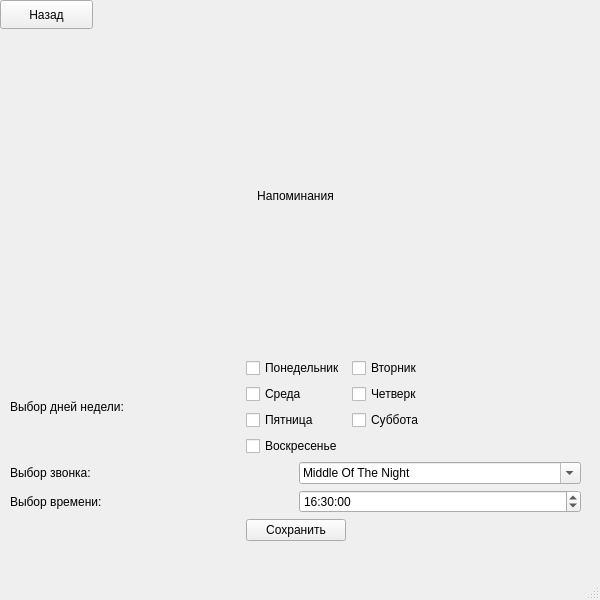
<?xml version="1.0" encoding="UTF-8"?>
<ui version="4.0">
 <class>napominanie</class>
 <widget class="QMainWindow" name="napominanie">
  <property name="geometry">
   <rect>
    <x>0</x>
    <y>0</y>
    <width>600</width>
    <height>600</height>
   </rect>
  </property>
  <property name="windowTitle">
   <string>MainWindow</string>
  </property>
  <widget class="QWidget" name="centralwidget">
   <widget class="QPushButton" name="pushButton">
    <property name="geometry">
     <rect>
      <x>0</x>
      <y>0</y>
      <width>93</width>
      <height>29</height>
     </rect>
    </property>
    <property name="text">
     <string>Назад</string>
    </property>
   </widget>
   <widget class="QWidget" name="gridLayoutWidget">
    <property name="geometry">
     <rect>
      <x>10</x>
      <y>40</y>
      <width>571</width>
      <height>501</height>
     </rect>
    </property>
    <layout class="QGridLayout" name="gridLayout">
     <item row="0" column="1" colspan="3">
      <widget class="QLabel" name="label">
       <property name="text">
        <string>Напоминания</string>
       </property>
       <property name="alignment">
        <set>Qt::AlignCenter</set>
       </property>
      </widget>
     </item>
     <item row="3" column="3">
      <widget class="QCheckBox" name="checkBox_6">
       <property name="text">
        <string>Суббота</string>
       </property>
      </widget>
     </item>
     <item row="1" column="3">
      <widget class="QCheckBox" name="checkBox_2">
       <property name="text">
        <string>Вторник</string>
       </property>
      </widget>
     </item>
     <item row="2" column="2">
      <widget class="QCheckBox" name="checkBox_3">
       <property name="text">
        <string>Среда</string>
       </property>
      </widget>
     </item>
     <item row="1" column="2">
      <widget class="QCheckBox" name="checkBox">
       <property name="text">
        <string>Понедельник</string>
       </property>
      </widget>
     </item>
     <item row="7" column="1" colspan="3">
      <layout class="QHBoxLayout" name="horizontalLayout_2">
       <item>
        <widget class="QLabel" name="label_3">
         <property name="text">
          <string>Выбор времени:</string>
         </property>
        </widget>
       </item>
       <item>
        <widget class="QTimeEdit" name="timeEdit">
         <property name="time">
          <time>
           <hour>16</hour>
           <minute>30</minute>
           <second>0</second>
          </time>
         </property>
        </widget>
       </item>
      </layout>
     </item>
     <item row="4" column="2" colspan="2">
      <widget class="QCheckBox" name="checkBox_7">
       <property name="text">
        <string>Воскресенье</string>
       </property>
      </widget>
     </item>
     <item row="3" column="2">
      <widget class="QCheckBox" name="checkBox_4">
       <property name="text">
        <string>Пятница</string>
       </property>
      </widget>
     </item>
     <item row="2" column="3">
      <widget class="QCheckBox" name="checkBox_5">
       <property name="text">
        <string>Четверк</string>
       </property>
      </widget>
     </item>
     <item row="1" column="1" rowspan="4">
      <widget class="QLabel" name="label_4">
       <property name="text">
        <string>Выбор дней недели:</string>
       </property>
      </widget>
     </item>
     <item row="6" column="1" colspan="3">
      <layout class="QHBoxLayout" name="horizontalLayout">
       <item>
        <widget class="QLabel" name="label_2">
         <property name="text">
          <string>Выбор звонка:</string>
         </property>
        </widget>
       </item>
       <item>
        <widget class="QFontComboBox" name="fontComboBox">
         <property name="currentText">
          <string>Middle Of The Night</string>
         </property>
        </widget>
       </item>
      </layout>
     </item>
     <item row="8" column="1">
      <spacer name="horizontalSpacer">
       <property name="orientation">
        <enum>Qt::Horizontal</enum>
       </property>
       <property name="sizeHint" stdset="0">
        <size>
         <width>40</width>
         <height>20</height>
        </size>
       </property>
      </spacer>
     </item>
     <item row="8" column="2">
      <widget class="QPushButton" name="pushButton_2">
       <property name="text">
        <string>Сохранить</string>
       </property>
      </widget>
     </item>
     <item row="8" column="3">
      <spacer name="horizontalSpacer_2">
       <property name="orientation">
        <enum>Qt::Horizontal</enum>
       </property>
       <property name="sizeHint" stdset="0">
        <size>
         <width>40</width>
         <height>20</height>
        </size>
       </property>
      </spacer>
     </item>
    </layout>
   </widget>
  </widget>
  <widget class="QMenuBar" name="menubar">
   <property name="geometry">
    <rect>
     <x>0</x>
     <y>0</y>
     <width>600</width>
     <height>26</height>
    </rect>
   </property>
  </widget>
  <widget class="QStatusBar" name="statusbar"/>
 </widget>
 <resources/>
 <connections/>
</ui>
